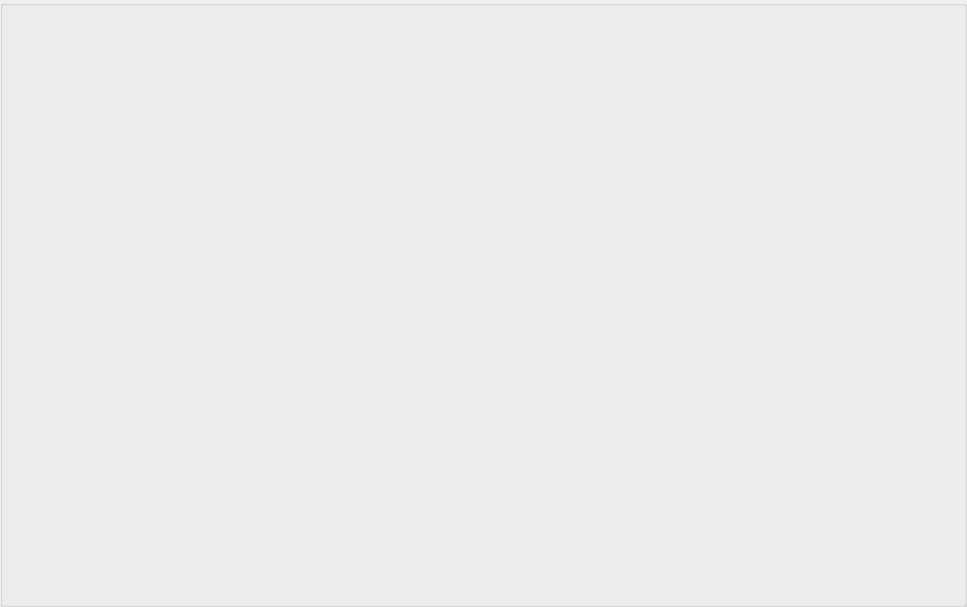
<?xml version="1.0" encoding="UTF-8"?>
<ui version="4.0">
 <class>Product</class>
 <widget class="QGroupBox" name="Product">
  <property name="geometry">
   <rect>
    <x>0</x>
    <y>0</y>
    <width>967</width>
    <height>607</height>
   </rect>
  </property>
  <property name="windowTitle">
   <string>GroupBox</string>
  </property>
 </widget>
 <resources/>
 <connections/>
</ui>
